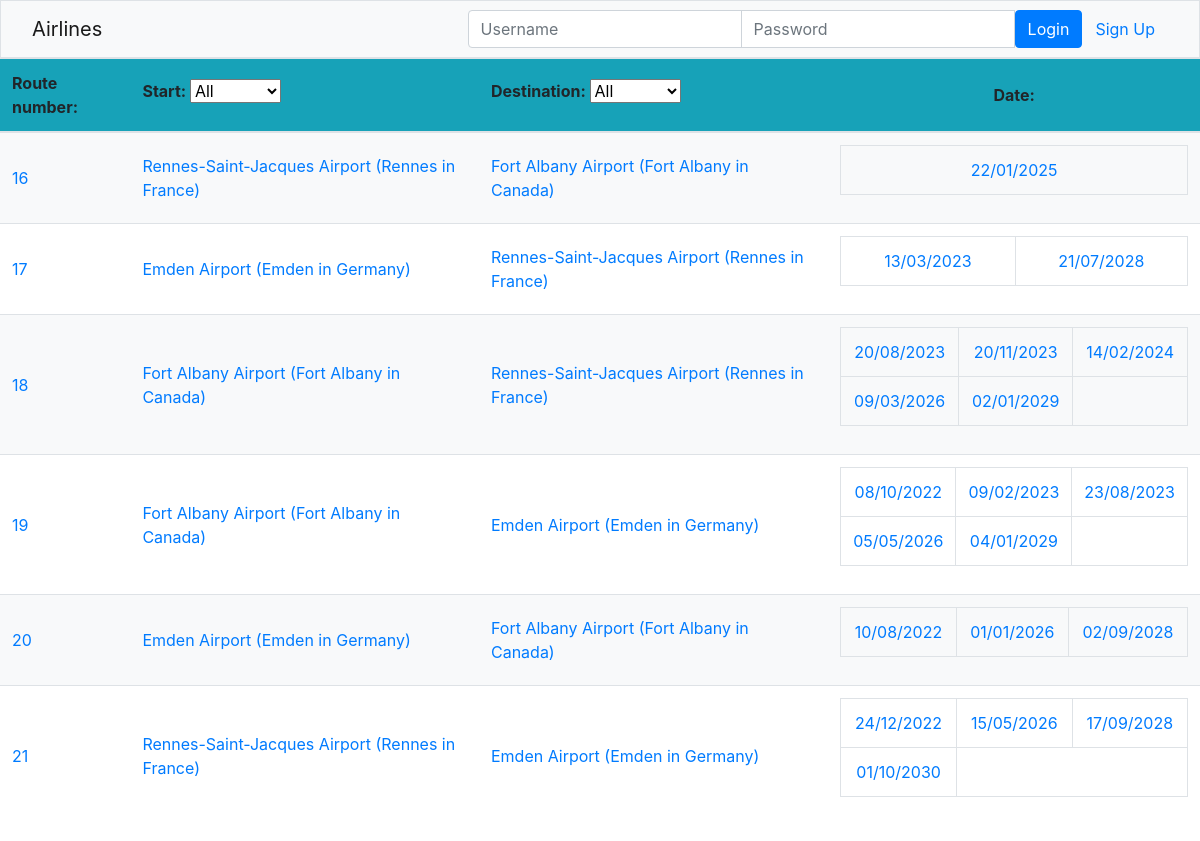
Page /airline/ on the committed database.
### airline/models.py (models this page shows, shortened)
class Route(models.Model):
    start = models.ForeignKey(Airport, on_delete=models.CASCADE, related_name='departure_routes')
    destination = models.ForeignKey(Airport, on_delete=models.CASCADE, related_name='arrival_routes')
    flights = models.ManyToManyField(Flight, related_name='routes')
    def __str__(self):
        return f"{self.id}"

class Airport(models.Model):
    airport_id = models.IntegerField(primary_key=True)
    name = models.CharField(max_length=100)
    city = models.CharField(max_length=100)
    country = models.CharField(max_length=100)
    latitude = models.FloatField()
    longitude = models.FloatField()
    departures = models.ManyToManyField('Flight', related_name='departure_airports', blank=True)
    arrivals = models.ManyToManyField('Flight', related_name='arrival_airports', blank=True)
    def __str__(self):
        return f"{self.name}"

class Flight(models.Model):
    start = models.ForeignKey(Airport, on_delete=models.CASCADE, related_name='departure_flights')
    destination = models.ForeignKey(Airport, on_delete=models.CASCADE, related_name='arrival_flights')
    date = models.DateTimeField()
    passengers = models.ManyToManyField('Passager', related_name='flight_passager', blank=True)

### airline/views.py (the view)
# urls.py: path('', views.main, name='main'),
def main(request):
    countries=set(Airport.objects.values_list('country', flat=True))
    context = {
        "countries": countries,
        'routes':Route.objects.all()
        }
    return render(request, template_name="airline/main_user.html", context=context)

### airline/templates/airline/main_user.html (shortened to what this page needs)
{% extends "airline/index.html" %}
{% block content %}
    <table class="table" id="route_table1">
        <thead>
            <tr class="bg-info">
                <th>Route number: </th>
                <th>
                    <label for="start2">Start: </label>
                    {% if countries|length > 5 %}
                        <input type="text" id="start2" placeholder="Search start country...">
                    {% else %}
                    <select id="start2">
                        <option value="">All</option>
                    </select>
                    {% endif %}
                </th>
                <th><label for="destination2">Destination: </label>
                    {% if countries|length > 5 %}
                        <input  type="text" id="destination2" placeholder="Search destination country...">
                    {% else %}
                        <select  id="destination2">
                        <option value="">All</option>
                        </select>
                    {% endif %}
                </th>
                <th class="text-center">Date: </th>
            </tr>
        </thead>
        <tbody id="route-table-body" >
                {% if routes %}
                    {% for route in routes %}
                        <tr data-start2="{{route.start.country}}" data-destination2="{{route.destination.country}}" data-date="#">
                            <td><a href=/airline/routes/{{route.id}}>{{route}}</a></td>
                            <td><a href=/airline/airport/{{route.start.airport_id}}>{{route.start}} ({{route.start.city}} in {{route.start.country}})</a></td>
                            <td><a href=/airline/airport/{{route.destination.airport_id}}>{{route.destination}} ({{route.destination.city}} in {{route.destination.country}})</a></td>
                            <td>
                                <table id="flight_date" class="table table-bordered text-center">
                                    <tr>
                                        {% for flight in route.flights.all|dictsort:"date" %}
                                            {% if forloop.counter <= 5 %}
                                                {% if forloop.counter0|divisibleby:3 %}
                                                    </tr><tr>
                                                {% endif %}
                                                <td><a href=/airline/flight/{{flight.id}}>{{ flight.date|date:"d/m/Y" }}</a></td>
                                            {% elif forloop.counter == 6 %}
                                                <td colspan="3"><a href=/airline/routes/{{route.id}}>and {{ route.flights.all|length|add:-5 }} more...</a></td>
                                            {% endif %}
                                        {% endfor %}
                                    </tr>
                                </table>
                            </td>
                        </tr>
                    {% endfor %}
                {% else %}
                <tr><td>Sorry, currently no flight data are avaible</td></tr>
                {% endif %}
        </tbody>
    </table>
{% endblock %}

### airline/templates/airline/index.html (style rules this page uses)
th, td { vertical-align: middle !important; }

### rows in the picture
Route: id "16", start "Rennes-Saint-Jacques Airport", start.city "Rennes", start.country "France", destination "Fort Albany Airport", destination.city "Fort Albany", destination.country "Canada"
Flight: date "22/01/2025"
Route: id "17", start "Emden Airport", start.city "Emden", start.country "Germany", destination "Rennes-Saint-Jacques Airport", destination.city "Rennes", destination.country "France"
Flight: date "13/03/2023"
Flight: date "21/07/2028"
Route: id "18", start "Fort Albany Airport", start.city "Fort Albany", start.country "Canada", destination "Rennes-Saint-Jacques Airport", destination.city "Rennes", destination.country "France"
Flight: date "20/08/2023"
Flight: date "20/11/2023"
Flight: date "14/02/2024"
Flight: date "09/03/2026"
Flight: date "02/01/2029"
Route: id "19", start "Fort Albany Airport", start.city "Fort Albany", start.country "Canada", destination "Emden Airport", destination.city "Emden", destination.country "Germany"
Flight: date "08/10/2022"
Flight: date "09/02/2023"
Flight: date "23/08/2023"
Flight: date "05/05/2026"
Flight: date "04/01/2029"
Route: id "20", start "Emden Airport", start.city "Emden", start.country "Germany", destination "Fort Albany Airport", destination.city "Fort Albany", destination.country "Canada"
Flight: date "10/08/2022"
Flight: date "01/01/2026"
Flight: date "02/09/2028"
Route: id "21", start "Rennes-Saint-Jacques Airport", start.city "Rennes", start.country "France", destination "Emden Airport", destination.city "Emden", destination.country "Germany"
Flight: date "24/12/2022"
Flight: date "15/05/2026"
Flight: date "17/09/2028"
Flight: date "01/10/2030"
